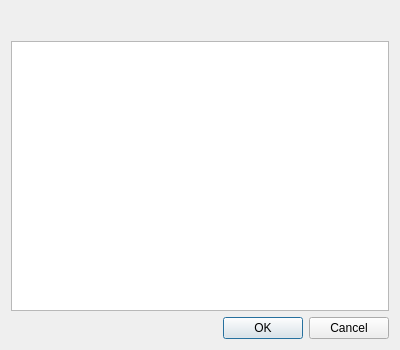
<?xml version="1.0" encoding="UTF-8"?>
<ui version="4.0">
 <class>ConnectDialog</class>
 <widget class="QDialog" name="ConnectDialog">
  <property name="geometry">
   <rect>
    <x>0</x>
    <y>0</y>
    <width>400</width>
    <height>350</height>
   </rect>
  </property>
  <property name="sizePolicy">
   <sizepolicy hsizetype="Fixed" vsizetype="Fixed">
    <horstretch>0</horstretch>
    <verstretch>0</verstretch>
   </sizepolicy>
  </property>
  <property name="windowTitle">
   <string>Dialog</string>
  </property>
  <layout class="QVBoxLayout" name="verticalLayout">
   <item>
    <layout class="QVBoxLayout" name="verticalLayout_2">
     <item>
      <widget class="QWidget" name="widget" native="true">
       <property name="sizePolicy">
        <sizepolicy hsizetype="Preferred" vsizetype="Fixed">
         <horstretch>0</horstretch>
         <verstretch>0</verstretch>
        </sizepolicy>
       </property>
       <property name="minimumSize">
        <size>
         <width>0</width>
         <height>24</height>
        </size>
       </property>
      </widget>
     </item>
     <item>
      <widget class="QTreeView" name="treeView"/>
     </item>
    </layout>
   </item>
   <item>
    <widget class="QDialogButtonBox" name="buttonBox">
     <property name="orientation">
      <enum>Qt::Horizontal</enum>
     </property>
     <property name="standardButtons">
      <set>QDialogButtonBox::Cancel|QDialogButtonBox::Ok</set>
     </property>
    </widget>
   </item>
  </layout>
 </widget>
 <resources/>
 <connections>
  <connection>
   <sender>buttonBox</sender>
   <signal>accepted()</signal>
   <receiver>ConnectDialog</receiver>
   <slot>accept()</slot>
   <hints>
    <hint type="sourcelabel">
     <x>248</x>
     <y>254</y>
    </hint>
    <hint type="destinationlabel">
     <x>157</x>
     <y>274</y>
    </hint>
   </hints>
  </connection>
  <connection>
   <sender>buttonBox</sender>
   <signal>rejected()</signal>
   <receiver>ConnectDialog</receiver>
   <slot>reject()</slot>
   <hints>
    <hint type="sourcelabel">
     <x>316</x>
     <y>260</y>
    </hint>
    <hint type="destinationlabel">
     <x>286</x>
     <y>274</y>
    </hint>
   </hints>
  </connection>
 </connections>
</ui>
